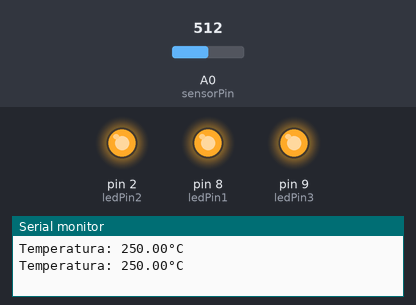
This sketch was run on a simulated Arduino Uno, built with avr-gcc and run on an emulated ATmega328P. On the bench: output pins drawn as LEDs (lit = HIGH), the last lines printed to the serial monitor. The test bench sets the inputs (shaded band); at power-on: A0 (sensorPin) = 512.

Above: at 1.8 s.
1.9 s: A0 (sensorPin) set to 111
3.4 s: A0 (sensorPin) set to 97
At 4.3 s:
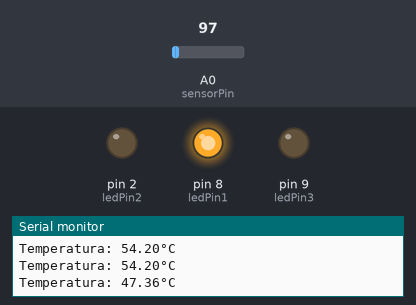
5.5 s: A0 (sensorPin) set to 69
7.2 s: A0 (sensorPin) set to 57
At 8.6 s:
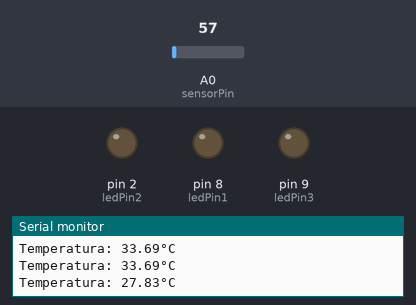
9.5 s: A0 (sensorPin) set to 122
At 11.2 s:
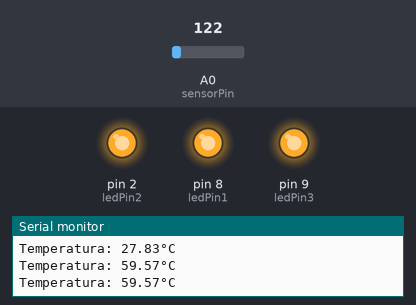
11.5 s: A0 (sensorPin) set to 40
At 13.0 s:
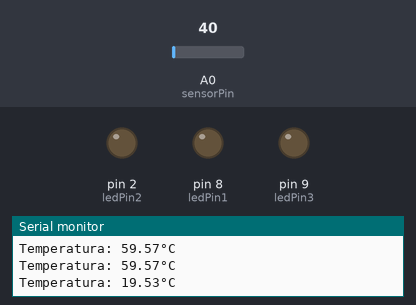
Timing chart, 0 to 14.5 s (numbered marks = the images above; inputs shaded):
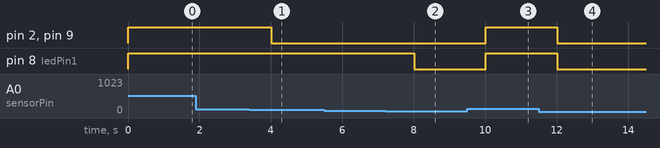

Measured:
- the behaviour switches between 103 and 102 on A0 (sensorPin) (found by bisection; images 0 and 1)
- the behaviour switches between 62 and 61 on A0 (sensorPin) (found by bisection; images 1 and 2)
- after the input at 3.4 s, pin 2 (ledPin2), pin 9 (ledPin3): HIGH → LOW after 0.60 s
- after the input at 7.2 s, pin 8 (ledPin1): HIGH → LOW after 0.81 s
- after the input at 9.5 s, pin 2 (ledPin2), pin 8 (ledPin1), pin 9 (ledPin3): LOW → HIGH after 0.51 s
- after the input at 11.5 s, pin 2 (ledPin2), pin 8 (ledPin1), pin 9 (ledPin3): HIGH → LOW after 0.51 s

The sketch:

IoT_-_Primeiro_Desafio.ino
```cpp
int sensorPin = A0;
int ledPin1 = 8;
int ledPin2 = 2;
int ledPin3 = 9;

void setup() {
  pinMode(ledPin1, OUTPUT);
  pinMode(ledPin2, OUTPUT);
  pinMode(ledPin3, OUTPUT);
  Serial.begin(9600);
}

void loop() {
  int temperatura = analogRead(sensorPin); // realiza a leitura do sensor de temperatura

  float temperaturaC = (5.0 * temperatura * 100.0) / 1024.0; // converte a leitura do sensor em temperatura em graus Celsius

  Serial.print("Temperatura: ");
  Serial.print(temperaturaC);
  Serial.println("°C");

  if (temperaturaC >= 30) {
    digitalWrite(ledPin1, HIGH); // aciona o LED 1
  } else {
    digitalWrite(ledPin1, LOW); // desliga o LED 1
  }

  if (temperaturaC > 50) {
    digitalWrite(ledPin2, HIGH);
    digitalWrite(ledPin3, HIGH);
  } else {
    digitalWrite(ledPin2, LOW);
    digitalWrite(ledPin3, LOW);
  }

  delay(1000);
}
```
